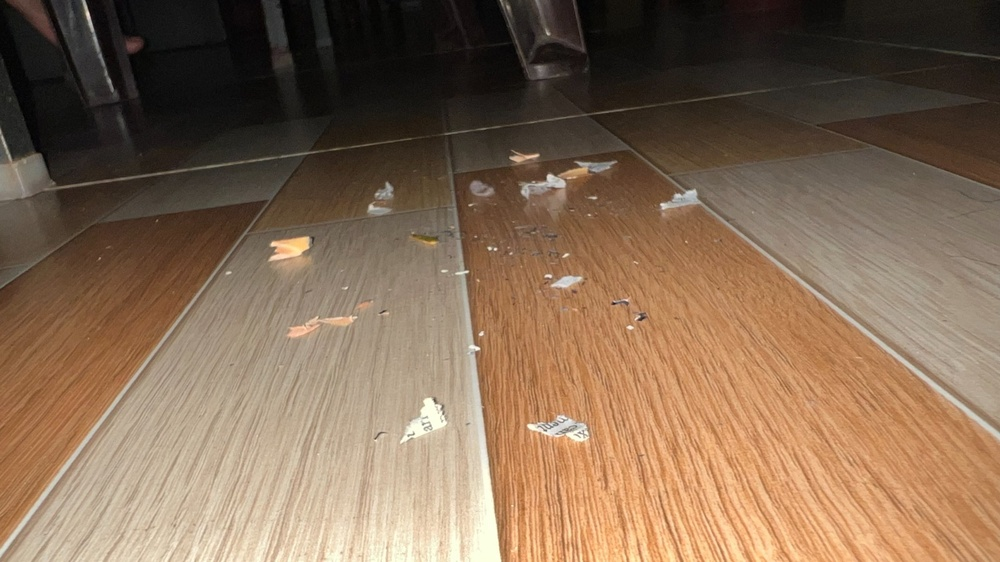
#> input picture FLASH.jpeg, 1000 x 562 px, shrunk from 1600 x 900 before the run
$ python grayscale.py
#> lines starting #> are read from the running program, lines starting #| are printed output that depends on the picture; after the words box and inside, x2 and y2 are one past the last pixel; in counts of white or black regions, pixels touching at a corner belong together
import cv2

# Load the RGB image
# Replace 'image.jpg' with the path to your image file
image = cv2.imread('FLASH.jpeg')
#> image is the input picture: shape (562, 1000, 3); mean B, G, R 83.6, 106.1, 131

# Convert the RGB image to grayscale
gray_image = cv2.cvtColor(image, cv2.COLOR_BGR2GRAY)
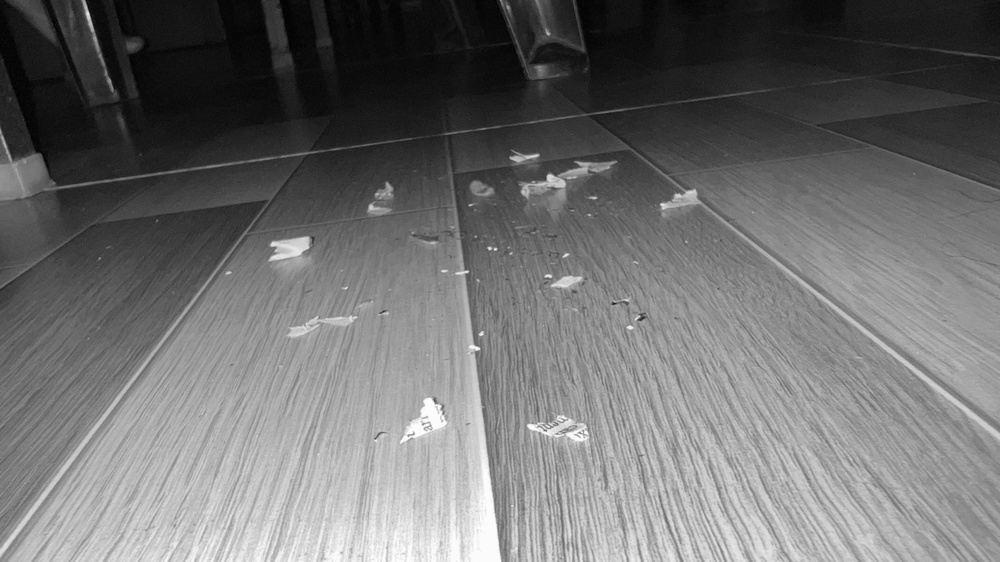
#> gray_image: shape (562, 1000); min 0, max 254, mean 111

# Apply Canny edge detection
# Adjust the thresholds as needed for your image
edges = cv2.Canny(gray_image, threshold1=100, threshold2=200)
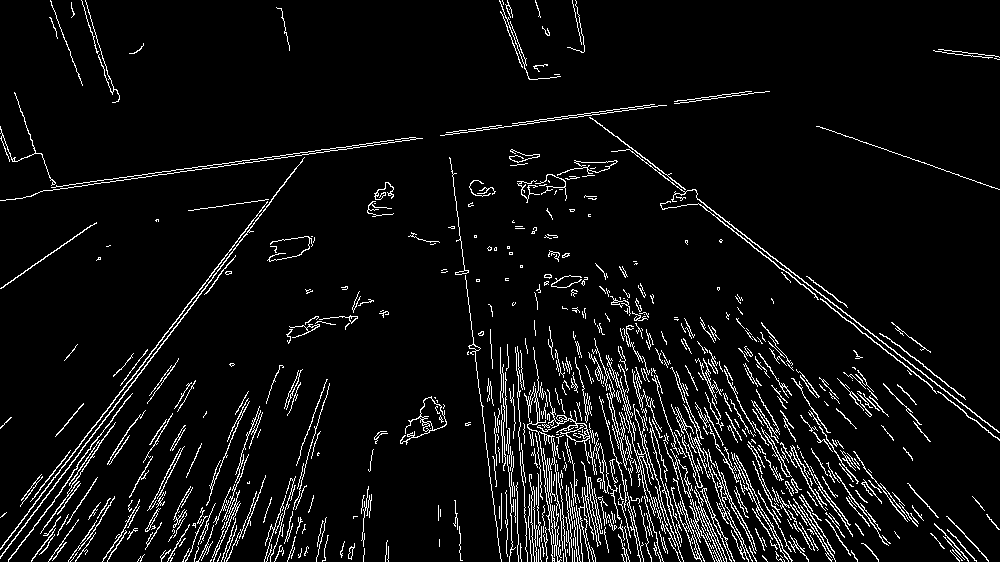
#> edges: shape (562, 1000); 6% white in thin lines or dots

# Display the grayscale image
cv2.imshow('Grayscale Image', gray_image)

# Display the edges
cv2.imshow('Edges', edges)

# Save the grayscale and edge-detected images
cv2.imwrite('gray_image.jpg', gray_image)
cv2.imwrite('edges.jpg', edges)

# Wait for a key press and close the windows
cv2.waitKey(0)
cv2.destroyAllWindows()

$ run again, with BLUE.jpeg copied over FLASH.jpeg
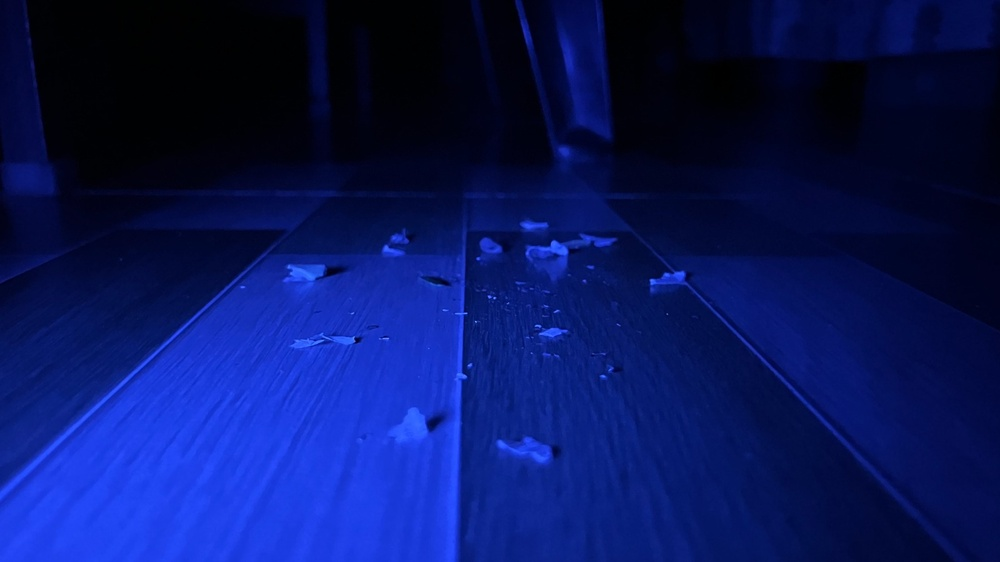
#> input picture BLUE.jpeg, 1000 x 562 px, shrunk from 1600 x 900 before the run
#> image is the input picture: shape (562, 1000, 3); mean B, G, R 94.5, 22.2, 8.5
#> `gray_image = cv2.cvtColor(image, cv2.COLOR_BGR2GRAY)`:
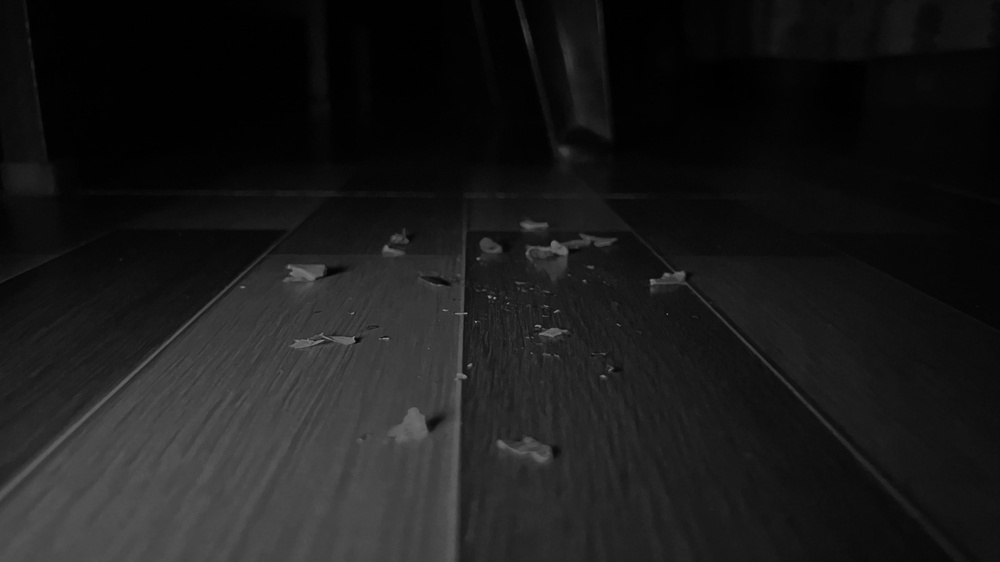
#> gray_image: shape (562, 1000); min 0, max 152, mean 26.3
#> `edges = cv2.Canny(gray_image, threshold1=100, threshold2=200)`:
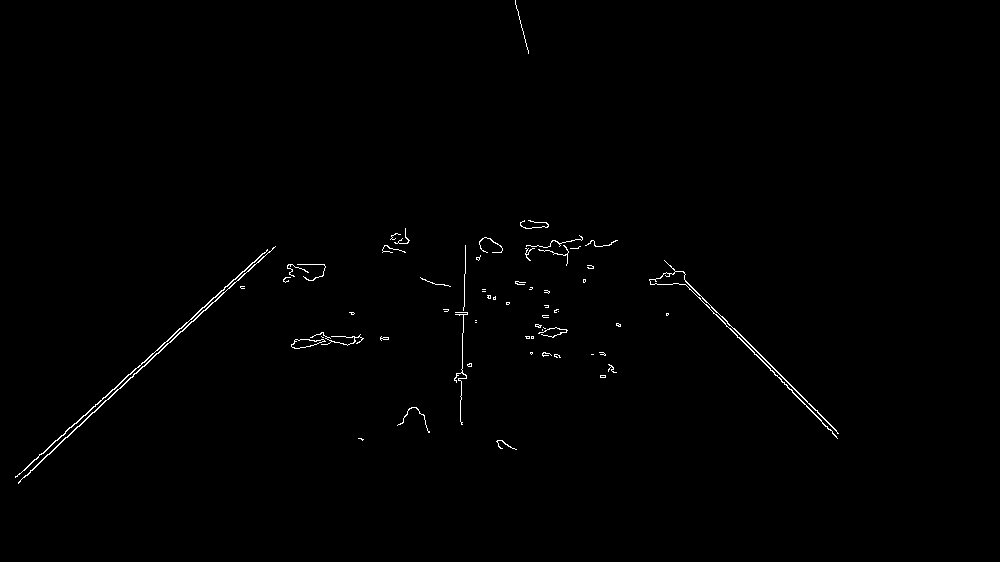
#> edges: shape (562, 1000); 0.59% white in thin lines or dots, all inside (x1, y1, x2, y2) = (15, 0, 839, 484)
